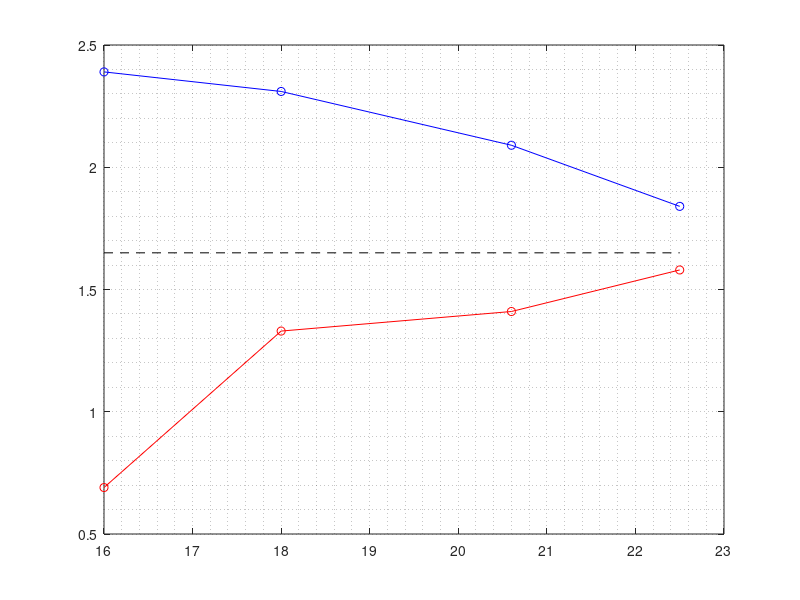

Here is the MATLAB script that generated this plot:
v = [16,18,20.6,22.5];
mode1 = [0.69,1.33,1.41,1.58];
mode2 = [2.39,2.31,2.09,1.84];

figure(33)
hold off
plot(v,mode1,'ro-')
hold on
plot(v,mode2,'bo-')
grid minor

plot(v,ones(1,4)*1.65,'k--')
